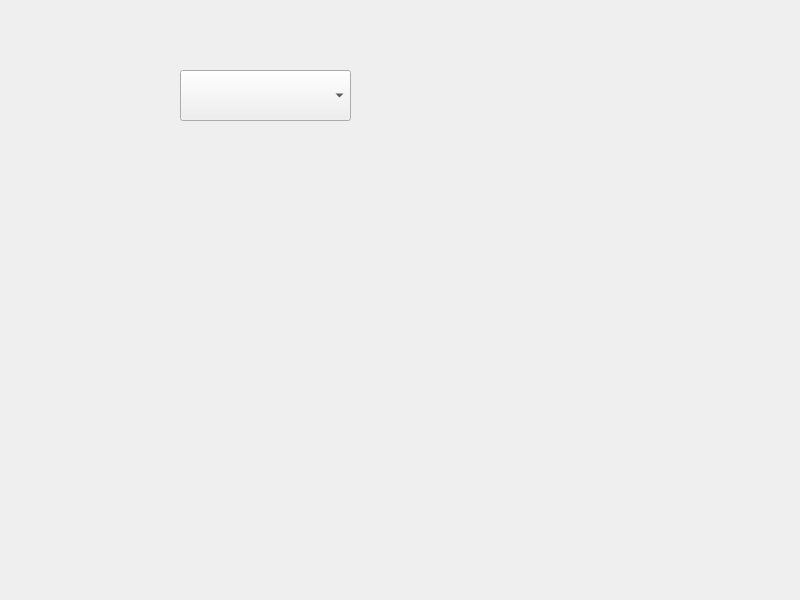
<?xml version="1.0" encoding="UTF-8"?>
<ui version="4.0">
 <class>Widget</class>
 <widget class="QWidget" name="Widget">
  <property name="geometry">
   <rect>
    <x>0</x>
    <y>0</y>
    <width>800</width>
    <height>600</height>
   </rect>
  </property>
  <property name="windowTitle">
   <string>Widget</string>
  </property>
  <widget class="QComboBox" name="comboBox">
   <property name="geometry">
    <rect>
     <x>180</x>
     <y>70</y>
     <width>171</width>
     <height>51</height>
    </rect>
   </property>
  </widget>
 </widget>
 <resources/>
 <connections/>
</ui>
